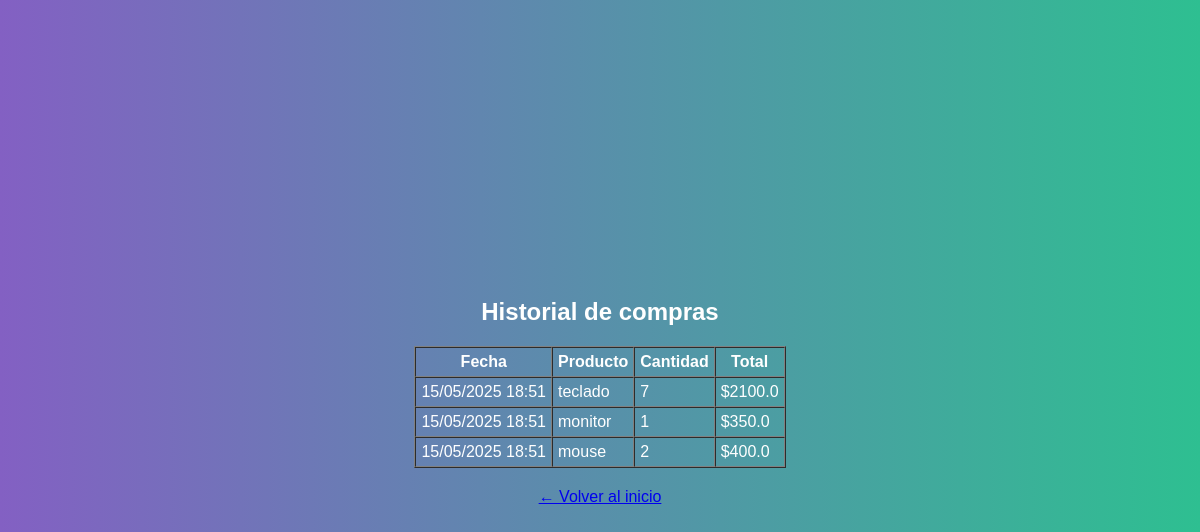
/mis_compras (signed in), run on the app's committed database.
### app/models.py (models this page shows, shortened)
class Venta(db.Model):
    id = db.Column(db.Integer, primary_key=True)
    producto_id = db.Column(db.Integer, db.ForeignKey('producto.id'), nullable=False)
    usuario_id = db.Column(db.Integer, db.ForeignKey('user.id'), nullable=False)
    cantidad = db.Column(db.Integer, nullable=False)
    total = db.Column(db.Float, nullable=False)
    fecha = db.Column(db.DateTime, default=datetime.utcnow)
    producto = db.relationship('Producto', backref='ventas')

class Producto(db.Model):
    id = db.Column(db.Integer, primary_key=True)
    nombre = db.Column(db.String(100), nullable=False)
    descripcion = db.Column(db.String(200))
    precio = db.Column(db.Float, nullable=False)
    costo_proveedor = db.Column(db.Float, nullable=False)
    stock = db.Column(db.Integer, nullable=False)
    stock_maximo = db.Column(db.Integer, nullable=False)
    proveedor_id = db.Column(db.Integer, db.ForeignKey('proveedor.id'), nullable=False)

### app/routes.py (the view)
@main.route('/mis_compras')
@login_required
def mis_compras():
    ventas = Venta.query.filter_by(usuario_id=current_user.id).order_by(Venta.fecha.desc()).all()
    return render_template('mis_compras.html', ventas=ventas)

### app/templates/mis_compras.html (shortened to what this page needs)
{% extends 'base.html' %}
{% block content %}
<h2>Historial de compras</h2>
{% if ventas %}
  <table border="1" cellpadding="5" cellspacing="0">
    <thead>
      <tr>
        <th>Fecha</th>
        <th>Producto</th>
        <th>Cantidad</th>
        <th>Total</th>
      </tr>
    </thead>
    <tbody>
      {% for venta in ventas %}
      <tr>
        <td>{{ venta.fecha.strftime('%d/%m/%Y %H:%M') }}</td>
        <td>{{ venta.producto.nombre }}</td>
        <td>{{ venta.cantidad }}</td>
        <td>${{ venta.total }}</td>
      </tr>
      {% endfor %}
    </tbody>
  </table>
{% else %}
  <p>No has realizado compras aún.</p>
{% endif %}
<p style="text-align: center; margin-top: 20px;">
  <a href="{{ url_for('main.dashboard') }}">← Volver al inicio</a>
</p>
{% endblock %}

### app/static/styles.css (style rules this page uses)
body { margin: 0; padding: 0; font-family: 'Arial', sans-serif; background: linear-gradient(to right, #8360c3, #2ebf91); color: #fff; min-height: 100vh; display: flex; flex-direction: column; align-items: center; justify-content: center; }

### data on the page
Venta: fecha "15/05/2025 18:51", producto.nombre "teclado", cantidad "7", total "2100.0"
Venta: fecha "15/05/2025 18:51", producto.nombre "monitor", cantidad "1", total "350.0"
Venta: fecha "15/05/2025 18:51", producto.nombre "mouse", cantidad "2", total "400.0"
